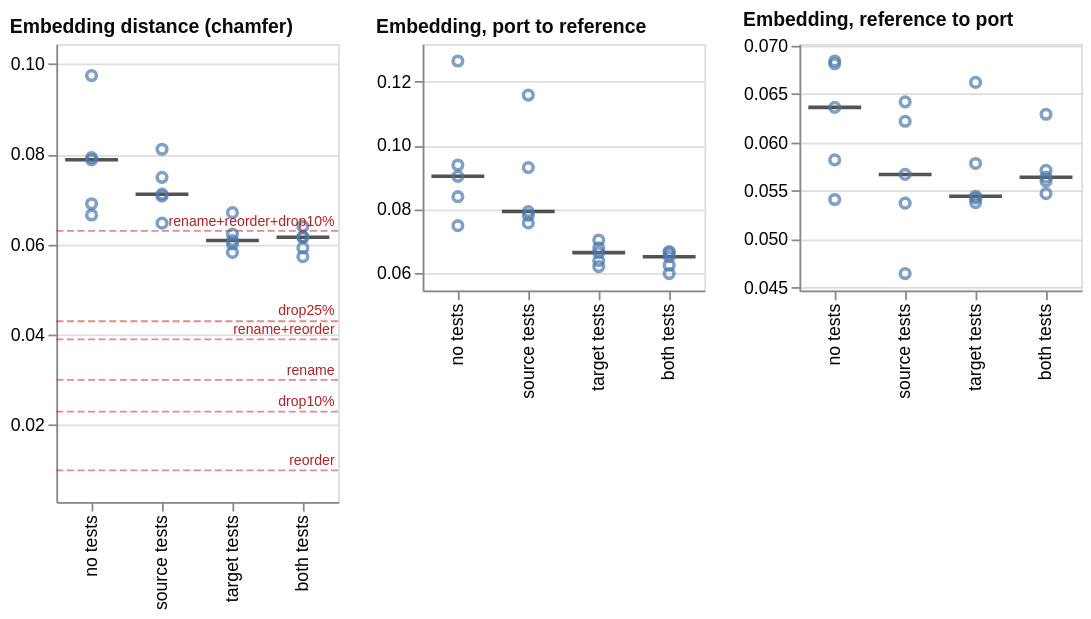

Here is the Vega-Lite specification saved for this chart:
### Vega-Lite specification from a JSON file in a GitHub repository (floating-point values rounded to 4 significant figures)
{"config": {"view": {"continuousWidth": 300, "continuousHeight": 300}}, "concat": [{"layer": [{"data": {"name": "data-34c57e8e41cb0a17a36ef5d6e0d415d7"}, "mark": {"type": "tick", "color": "#0b0b0b", "opacity": 0.7, "size": 30, "thickness": 2}, "encoding": {"x": {"field": "condition", "scale": {"paddingInner": 0.25, "paddingOuter": 0.125}, "sort": ["no tests", "source tests", "target tests", "both tests"], "title": null, "type": "nominal"}, "y": {"aggregate": "median", "field": "value", "scale": {"domain": [0.003009, 0.1044], "nice": false}, "title": null, "type": "quantitative"}}}, {"data": {"name": "data-34c57e8e41cb0a17a36ef5d6e0d415d7"}, "mark": {"type": "point"}, "encoding": {"x": {"field": "condition", "scale": {"paddingInner": 0.25, "paddingOuter": 0.125}, "sort": ["no tests", "source tests", "target tests", "both tests"], "title": null, "type": "nominal"}, "xOffset": {"field": "nudge", "scale": {"domain": [-1.0, 1.0], "range": [9.0, 21.0]}, "title": null, "type": "quantitative"}, "y": {"field": "value", "scale": {"domain": [0.003009, 0.1044], "nice": false}, "type": "quantitative"}}}, {"data": {"name": "data-34c57e8e41cb0a17a36ef5d6e0d415d7"}, "mark": {"type": "rule"}, "encoding": {"y": {"aggregate": "median", "field": "reference", "scale": {"domain": [0.003009, 0.1044], "nice": false}, "type": "quantitative"}}, "transform": [{"filter": {"field": "reference", "valid": true}}]}, {"data": {"name": "data-3fe7fed6b55929babe2a09421447d04a"}, "mark": {"type": "rule", "color": "firebrick", "opacity": 0.5, "strokeDash": [4, 2]}, "encoding": {"y": {"field": "level", "scale": {"domain": [0.003009, 0.1044], "nice": false}, "title": null, "type": "quantitative"}}}, {"data": {"name": "data-e507f2c4ffd747d146d0e03620f8a073"}, "mark": {"type": "text", "align": "right", "baseline": "bottom", "color": "firebrick", "dy": -1, "fontSize": 8}, "encoding": {"text": {"field": "label", "type": "nominal"}, "x": {"value": 158}, "y": {"field": "level", "scale": {"domain": [0.003009, 0.1044], "nice": false}, "title": null, "type": "quantitative"}}}], "height": 260, "title": {"text": "Embedding distance (chamfer)", "anchor": "start", "color": "#0b0b0b", "fontSize": 11}, "width": 160}, {"layer": [{"mark": {"type": "tick", "color": "#0b0b0b", "opacity": 0.7, "size": 30, "thickness": 2}, "encoding": {"x": {"field": "condition", "scale": {"paddingInner": 0.25, "paddingOuter": 0.125}, "sort": ["no tests", "source tests", "target tests", "both tests"], "title": null, "type": "nominal"}, "y": {"aggregate": "median", "field": "value", "scale": {"domain": [0.05457, 0.1317], "nice": false}, "title": null, "type": "quantitative"}}}, {"mark": {"type": "point"}, "encoding": {"x": {"field": "condition", "scale": {"paddingInner": 0.25, "paddingOuter": 0.125}, "sort": ["no tests", "source tests", "target tests", "both tests"], "title": null, "type": "nominal"}, "xOffset": {"field": "nudge", "scale": {"domain": [-1.0, 1.0], "range": [9.0, 21.0]}, "title": null, "type": "quantitative"}, "y": {"field": "value", "scale": {"domain": [0.05457, 0.1317], "nice": false}, "type": "quantitative"}}}, {"mark": {"type": "rule"}, "encoding": {"y": {"aggregate": "median", "field": "reference", "scale": {"domain": [0.05457, 0.1317], "nice": false}, "type": "quantitative"}}, "transform": [{"filter": {"field": "reference", "valid": true}}]}], "data": {"name": "data-b705adb36b557e44cfea7dc3be00edc1"}, "height": 140, "title": {"text": "Embedding, port to reference", "anchor": "start", "color": "#0b0b0b", "fontSize": 11}, "width": 160}, {"layer": [{"mark": {"type": "tick", "color": "#0b0b0b", "opacity": 0.7, "size": 30, "thickness": 2}, "encoding": {"x": {"field": "condition", "scale": {"paddingInner": 0.25, "paddingOuter": 0.125}, "sort": ["no tests", "source tests", "target tests", "both tests"], "title": null, "type": "nominal"}, "y": {"aggregate": "median", "field": "value", "scale": {"domain": [0.04469, 0.07016], "nice": false}, "title": null, "type": "quantitative"}}}, {"mark": {"type": "point"}, "encoding": {"x": {"field": "condition", "scale": {"paddingInner": 0.25, "paddingOuter": 0.125}, "sort": ["no tests", "source tests", "target tests", "both tests"], "title": null, "type": "nominal"}, "xOffset": {"field": "nudge", "scale": {"domain": [-1.0, 1.0], "range": [9.0, 21.0]}, "title": null, "type": "quantitative"}, "y": {"field": "value", "scale": {"domain": [0.04469, 0.07016], "nice": false}, "type": "quantitative"}}}, {"mark": {"type": "rule"}, "encoding": {"y": {"aggregate": "median", "field": "reference", "scale": {"domain": [0.04469, 0.07016], "nice": false}, "type": "quantitative"}}, "transform": [{"filter": {"field": "reference", "valid": true}}]}], "data": {"name": "data-d78461cbe2f60b32e937ea8e960a628b"}, "height": 140, "title": {"text": "Embedding, reference to port", "anchor": "start", "color": "#0b0b0b", "fontSize": 11}, "width": 160}], "columns": 4, "$schema": "https://vega.github.io/schema/vega-lite/v6.4.1.json", "datasets": {"data-34c57e8e41cb0a17a36ef5d6e0d415d7": [{"condition": "no tests", "layout": "kept the file layout", "metric": "chamfer_distance", "value": 0.07921, "reference": null, "nudge": 0.0}, {"condition": "no tests", "layout": "rebuilt the file layout", "metric": "chamfer_distance", "value": 0.06901, "reference": null, "nudge": 0.0}, {"condition": "no tests", "layout": "kept the file layout", "metric": "chamfer_distance", "value": 0.07873, "reference": null, "nudge": 0.0}, {"condition": "no tests", "layout": "rebuilt the file layout", "metric": "chamfer_distance", "value": 0.09739, "reference": null, "nudge": 0.0}, {"condition": "no tests", "layout": "rebuilt the file layout", "metric": "chamfer_distance", "value": 0.06652, "reference": null, "nudge": 0.0}, {"condition": "source tests", "layout": "kept the file layout", "metric": "chamfer_distance", "value": 0.06472, "reference": null, "nudge": 0.0}, {"condition": "source tests", "layout": "kept the file layout", "metric": "chamfer_distance", "value": 0.07072, "reference": null, "nudge": 0.0}, {"condition": "source tests", "layout": "kept the file layout", "metric": "chamfer_distance", "value": 0.08108, "reference": null, "nudge": 0.0}, {"condition": "source tests", "layout": "kept the file layout", "metric": "chamfer_distance", "value": 0.07113, "reference": null, "nudge": 0.0}, {"condition": "source tests", "layout": "kept the file layout", "metric": "chamfer_distance", "value": 0.07486, "reference": null, "nudge": 0.0}, {"condition": "target tests", "layout": "kept the file layout", "metric": "chamfer_distance", "value": 0.06231, "reference": null, "nudge": 0.0}, {"condition": "target tests", "layout": "kept the file layout", "metric": "chamfer_distance", "value": 0.05825, "reference": null, "nudge": 0.0}, {"condition": "target tests", "layout": "kept the file layout", "metric": "chamfer_distance", "value": 0.06086, "reference": null, "nudge": 0.0}, {"condition": "target tests", "layout": "kept the file layout", "metric": "chamfer_distance", "value": 0.0601, "reference": null, "nudge": 0.0}, {"condition": "target tests", "layout": "kept the file layout", "metric": "chamfer_distance", "value": 0.06705, "reference": null, "nudge": 0.0}, {"condition": "both tests", "layout": "kept the file layout", "metric": "chamfer_distance", "value": 0.06169, "reference": null, "nudge": 0.0}, {"condition": "both tests", "layout": "kept the file layout", "metric": "chamfer_distance", "value": 0.06402, "reference": null, "nudge": 0.0}, {"condition": "both tests", "layout": "kept the file layout", "metric": "chamfer_distance", "value": 0.05924, "reference": null, "nudge": 0.0}, {"condition": "both tests", "layout": "kept the file layout", "metric": "chamfer_distance", "value": 0.06159, "reference": null, "nudge": 0.0}, {"condition": "both tests", "layout": "kept the file layout", "metric": "chamfer_distance", "value": 0.05729, "reference": null, "nudge": 0.0}], "data-3fe7fed6b55929babe2a09421447d04a": [{"label": "reorder", "level": 0.01}, {"label": "drop10%", "level": 0.023}, {"label": "rename", "level": 0.03}, {"label": "rename+reorder", "level": 0.039}, {"label": "drop25%", "level": 0.043}, {"label": "rename+reorder+drop10%", "level": 0.063}], "data-e507f2c4ffd747d146d0e03620f8a073": [{"label": "reorder", "level": 0.01}, {"label": "drop10%", "level": 0.023}, {"label": "rename", "level": 0.03}, {"label": "rename+reorder", "level": 0.039}, {"label": "drop25%", "level": 0.04329}, {"label": "rename+reorder+drop10%", "level": 0.063}], "data-b705adb36b557e44cfea7dc3be00edc1": [{"condition": "no tests", "layout": "kept the file layout", "metric": "chamfer_a_to_b", "value": 0.09031, "reference": null, "nudge": 0.0}, {"condition": "no tests", "layout": "rebuilt the file layout", "metric": "chamfer_a_to_b", "value": 0.08393, "reference": null, "nudge": 0.0}, {"condition": "no tests", "layout": "kept the file layout", "metric": "chamfer_a_to_b", "value": 0.09385, "reference": null, "nudge": 0.0}, {"condition": "no tests", "layout": "rebuilt the file layout", "metric": "chamfer_a_to_b", "value": 0.1264, "reference": null, "nudge": 0.0}, {"condition": "no tests", "layout": "rebuilt the file layout", "metric": "chamfer_a_to_b", "value": 0.07486, "reference": null, "nudge": 0.0}, {"condition": "source tests", "layout": "kept the file layout", "metric": "chamfer_a_to_b", "value": 0.07572, "reference": null, "nudge": 0.0}, {"condition": "source tests", "layout": "kept the file layout", "metric": "chamfer_a_to_b", "value": 0.07927, "reference": null, "nudge": 0.0}, {"condition": "source tests", "layout": "kept the file layout", "metric": "chamfer_a_to_b", "value": 0.1157, "reference": null, "nudge": 0.0}, {"condition": "source tests", "layout": "kept the file layout", "metric": "chamfer_a_to_b", "value": 0.07808, "reference": null, "nudge": 0.0}, {"condition": "source tests", "layout": "kept the file layout", "metric": "chamfer_a_to_b", "value": 0.09304, "reference": null, "nudge": 0.0}, {"condition": "target tests", "layout": "kept the file layout", "metric": "chamfer_a_to_b", "value": 0.07039, "reference": null, "nudge": 0.0}, {"condition": "target tests", "layout": "kept the file layout", "metric": "chamfer_a_to_b", "value": 0.06206, "reference": null, "nudge": 0.0}, {"condition": "target tests", "layout": "kept the file layout", "metric": "chamfer_a_to_b", "value": 0.06391, "reference": null, "nudge": 0.0}, {"condition": "target tests", "layout": "kept the file layout", "metric": "chamfer_a_to_b", "value": 0.06643, "reference": null, "nudge": 0.0}, {"condition": "target tests", "layout": "kept the file layout", "metric": "chamfer_a_to_b", "value": 0.0679, "reference": null, "nudge": 0.0}, {"condition": "both tests", "layout": "kept the file layout", "metric": "chamfer_a_to_b", "value": 0.06626, "reference": null, "nudge": 0.0}, {"condition": "both tests", "layout": "kept the file layout", "metric": "chamfer_a_to_b", "value": 0.06514, "reference": null, "nudge": 0.0}, {"condition": "both tests", "layout": "kept the file layout", "metric": "chamfer_a_to_b", "value": 0.06248, "reference": null, "nudge": 0.0}, {"condition": "both tests", "layout": "kept the file layout", "metric": "chamfer_a_to_b", "value": 0.06678, "reference": null, "nudge": 0.0}, {"condition": "both tests", "layout": "kept the file layout", "metric": "chamfer_a_to_b", "value": 0.05989, "reference": null, "nudge": 0.0}], "data-d78461cbe2f60b32e937ea8e960a628b": [{"condition": "no tests", "layout": "kept the file layout", "metric": "chamfer_b_to_a", "value": 0.06812, "reference": null, "nudge": 0.0}, {"condition": "no tests", "layout": "rebuilt the file layout", "metric": "chamfer_b_to_a", "value": 0.0541, "reference": null, "nudge": 0.0}, {"condition": "no tests", "layout": "kept the file layout", "metric": "chamfer_b_to_a", "value": 0.06361, "reference": null, "nudge": 0.0}, {"condition": "no tests", "layout": "rebuilt the file layout", "metric": "chamfer_b_to_a", "value": 0.0684, "reference": null, "nudge": 0.0}, {"condition": "no tests", "layout": "rebuilt the file layout", "metric": "chamfer_b_to_a", "value": 0.05819, "reference": null, "nudge": 0.0}, {"condition": "source tests", "layout": "kept the file layout", "metric": "chamfer_b_to_a", "value": 0.05372, "reference": null, "nudge": 0.0}, {"condition": "source tests", "layout": "kept the file layout", "metric": "chamfer_b_to_a", "value": 0.06218, "reference": null, "nudge": 0.0}, {"condition": "source tests", "layout": "kept the file layout", "metric": "chamfer_b_to_a", "value": 0.04644, "reference": null, "nudge": 0.0}, {"condition": "source tests", "layout": "kept the file layout", "metric": "chamfer_b_to_a", "value": 0.06418, "reference": null, "nudge": 0.0}, {"condition": "source tests", "layout": "kept the file layout", "metric": "chamfer_b_to_a", "value": 0.05669, "reference": null, "nudge": 0.0}, {"condition": "target tests", "layout": "kept the file layout", "metric": "chamfer_b_to_a", "value": 0.05423, "reference": null, "nudge": 0.0}, {"condition": "target tests", "layout": "kept the file layout", "metric": "chamfer_b_to_a", "value": 0.05443, "reference": null, "nudge": 0.0}, {"condition": "target tests", "layout": "kept the file layout", "metric": "chamfer_b_to_a", "value": 0.05782, "reference": null, "nudge": 0.0}, {"condition": "target tests", "layout": "kept the file layout", "metric": "chamfer_b_to_a", "value": 0.05377, "reference": null, "nudge": 0.0}, {"condition": "target tests", "layout": "kept the file layout", "metric": "chamfer_b_to_a", "value": 0.06619, "reference": null, "nudge": 0.0}, {"condition": "both tests", "layout": "kept the file layout", "metric": "chamfer_b_to_a", "value": 0.05711, "reference": null, "nudge": 0.0}, {"condition": "both tests", "layout": "kept the file layout", "metric": "chamfer_b_to_a", "value": 0.0629, "reference": null, "nudge": 0.0}, {"condition": "both tests", "layout": "kept the file layout", "metric": "chamfer_b_to_a", "value": 0.056, "reference": null, "nudge": 0.0}, {"condition": "both tests", "layout": "kept the file layout", "metric": "chamfer_b_to_a", "value": 0.0564, "reference": null, "nudge": 0.0}, {"condition": "both tests", "layout": "kept the file layout", "metric": "chamfer_b_to_a", "value": 0.0547, "reference": null, "nudge": 0.0}]}}
